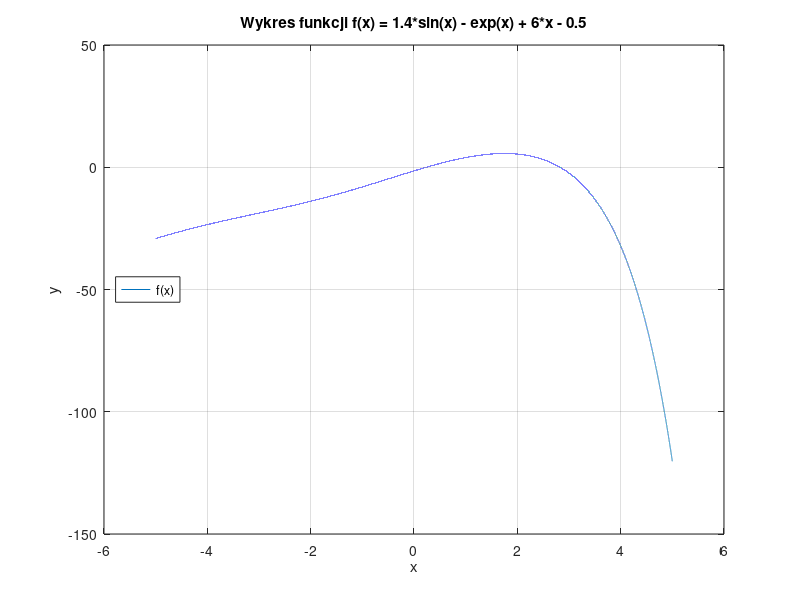

Source code (MATLAB):
% Zadanie 1.
% Sporzadzenie wykresu funkcji f(x) = 1.4*sin(x) - exp(x) + 6*x - 0.5
% dla x nalezacego do przedzialu [-5,5]


clear;
clc;


% Uchwyt do funkcji f(x)
f = @(x) ( 1.4*sin(x) - exp(x) + 6*x - 0.5 );


x = [-5:0.0001:5]; % argumenty
y = f(x); % wartosci funkcji


% Wykres funkcji f
figure(1);

plot(x,y);
grid on;

title('Wykres funkcji f(x) = 1.4*sin(x) - exp(x) + 6*x - 0.5');
xlabel('x');
ylabel('y');
legend('f(x)', 'Location', 'West');

